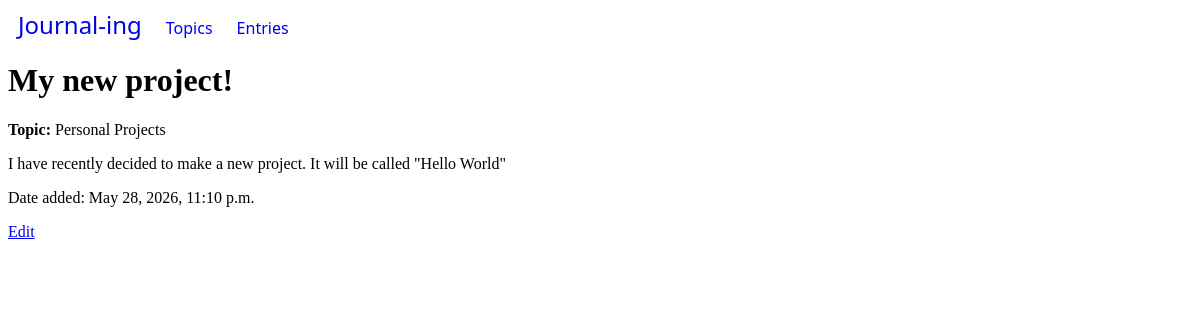
Screenshot of /entry/22/ with the database file from the repository.
### journal_app/models.py (models this page shows, shortened)
class Entry(models.Model):
    topic = models.ForeignKey(Topic, on_delete=models.CASCADE)
    entry_title = models.CharField(max_length=100)
    entry_text = models.CharField(max_length=4000)
    date_added = models.DateTimeField('date added', auto_now_add=True)

class Topic(models.Model):
    topic_text = models.CharField(max_length=200)
    date_added = models.DateTimeField('date added', auto_now_add=True)
    def __str__(self):
        return self.topic_text

### journal_app/views.py (the view)
# urls.py: path("entry/<int:entry_id>/", views.view, name='view'),
def view(request, entry_id : int):
    entry = get_object_or_404(Entry, pk= entry_id)
    return render(request, 'journal_app/entry_detail.html', {'entry' : entry})

### journal_app/templates/journal_app/entry_detail.html
{% extends 'journal_app/base.html' %}
{% block 'content' %}
    <main>
        <h1 id="entry-title">{{entry.entry_title}}</h1>
        <p id="entry-topic"><strong>Topic: </strong>{{entry.topic}}</p>
        <p id="entry-text">{{entry.entry_text}}</p>
        <p>Date added: <time datetime="{{entry.date_added.isoformat}}">{{entry.date_added}}</time></p>
    </main>
    <a href="{% url 'journal_app:edit' entry.id %}">Edit</a>
{% endblock %}

### rows the page displays
Entry: entry_title "My new project!", topic "Personal Projects", entry_text "I have recently decided to make a new project. It will be called \"Hello World\"", date_added "May 28, 2026, 11:10 p.m."
